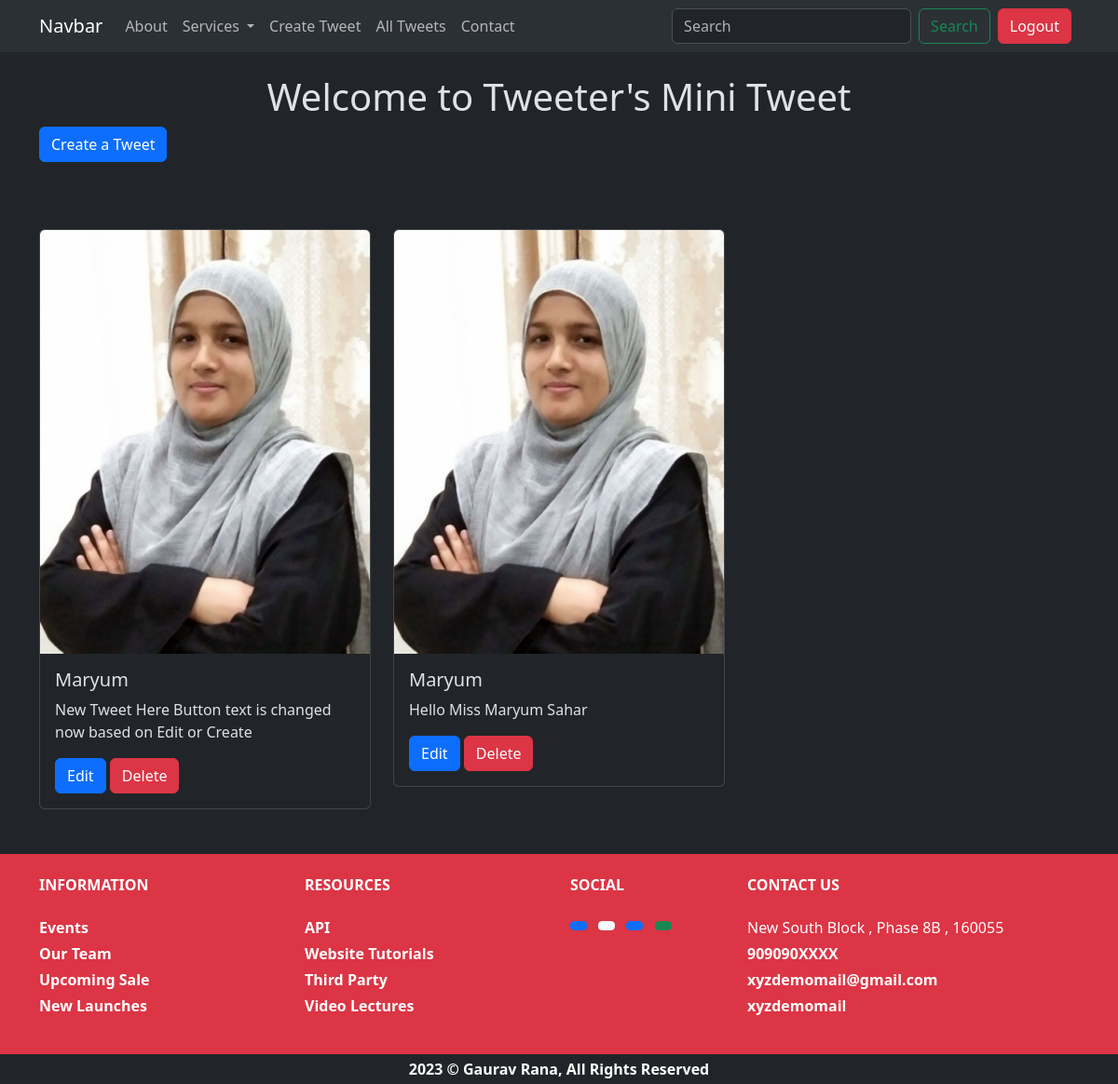
The page /tweet/ (signed in) on the database its author committed.
### tweet/models.py (models this page shows, shortened)
class Tweet(models.Model):
    user = models.ForeignKey(User, on_delete=models.CASCADE)
    text = models.TextField(max_length=240)
    image = models.ImageField(upload_to='images/', blank=False, null=False)
    created_at = models.DateTimeField(auto_now_add=True)
    updated_at = models.DateTimeField(auto_now=True)

### tweet/views.py (the view)
# urls.py: path('', views.tweet_list, name='tweet_list'),
def tweet_list(request):
    tweets = Tweet.objects.all().order_by('-created_at')
    return render(request, 'tweet_list.html', {'tweets': tweets})

### tweet/templates/tweet_list.html (shortened to what this page needs)
{% extends "layout.html" %}
{% block content %}
    <h1 class="text-center mt-4">
        Welcome to Tweeter's Mini Tweet
    </h1>
    <div class="container">
        <a href="{% url "tweet_create" %}" class="btn btn-primary mb-4">Create a Tweet</a>
        <div class="row">
            {% for tweet in tweets  %}
            <div class="col-md-4 py-5">
                <div class="card">
                   <img src="{{tweet.image.url}}" class="card-img-top" alt="..." />
                    <div class="card-body">
                        <h5 class="card-title">{{tweet.user.username}}</h5>
                        <p class="card-text">
                        {{tweet.text}}
                        </p>
                        {% if tweet.user == user %}
                        <a href="{% url 'tweet_edit' tweet.id %}" class="btn btn-primary">Edit</a>
                        <a href="{% url 'tweet_delete' tweet.id %}" class="btn btn-danger">Delete</a>
                        {% endif %}
                    </div>
                </div>
            </div>
        {% endfor %}
        </div>
    </div>
{% endblock  %}

### rows shown on the page
Tweet: image (picture), user.username "Maryum", text "New Tweet Here Button text is changed now based on Edit or Create", shows "Delete"
Tweet: image (picture), user.username "Maryum", text "Hello Miss Maryum Sahar", shows "Edit"
